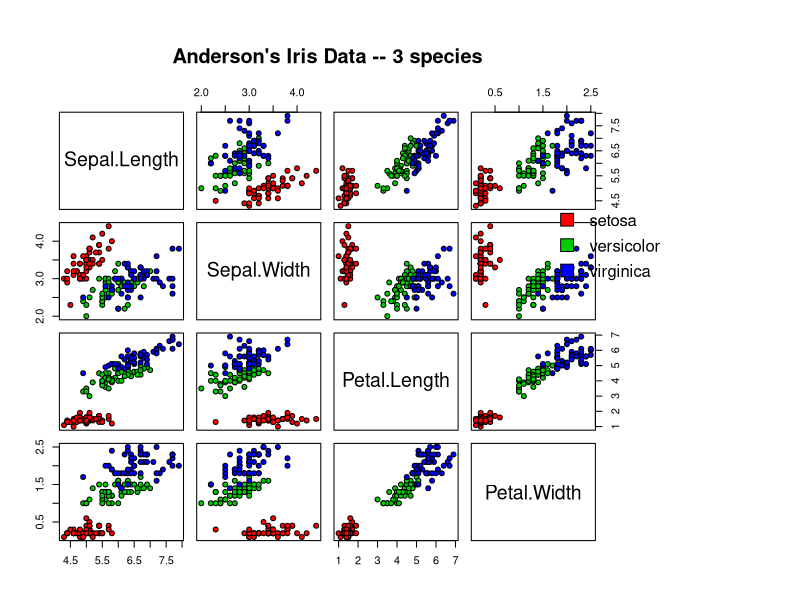

Write R code to recreate this figure.
dev.new()
pairs(iris[1:4], main="Anderson's Iris Data -- 3 species",
      pch=21, bg=c("red", "green3", "blue")[iris$Species],
      oma=c(4, 4, 8, 15))
par(xpd=TRUE)
legend(0.7, 0.7, as.vector(unique(iris$Species)), bty='n', fill=c("red", "green3", "blue"))
       
